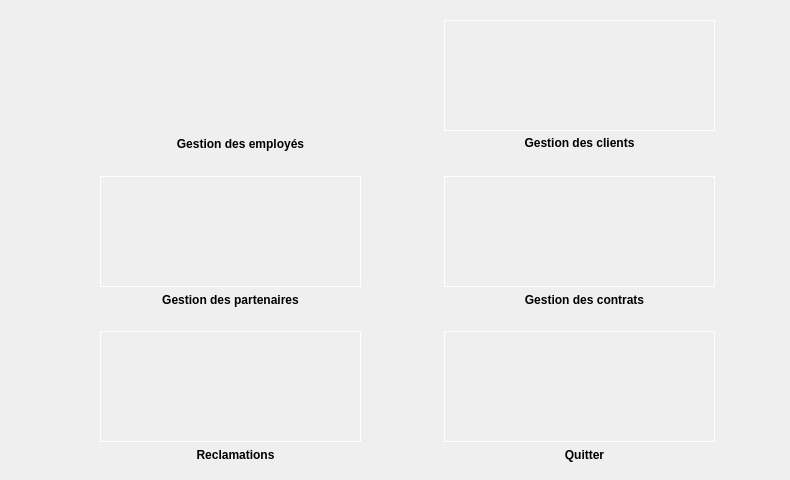
    <widget class="QWidget" name="page">
     <widget class="QWidget" name="gridLayoutWidget">
      <property name="geometry">
       <rect>
        <x>20</x>
        <y>10</y>
        <width>761</width>
        <height>461</height>
       </rect>
      </property>
      <layout class="QGridLayout" name="gridLayout">
       <item row="2" column="0">
        <widget class="QGroupBox" name="groupBox_4">
         <property name="styleSheet">
          <string notr="true">border: 1px solid transparent;</string>
         </property>
         <property name="title">
          <string/>
         </property>
         <widget class="QLabel" name="label_11">
          <property name="geometry">
           <rect>
            <x>80</x>
            <y>10</y>
            <width>261</width>
            <height>111</height>
           </rect>
          </property>
          <property name="styleSheet">
           <string notr="true">image: url(:/new/prefix1/ress/fichier.png);
border: 1px solid white;</string>
          </property>
          <property name="text">
           <string/>
          </property>
         </widget>
         <widget class="QPushButton" name="pushButton_5">
          <property name="geometry">
           <rect>
            <x>140</x>
            <y>120</y>
            <width>151</width>
            <height>28</height>
           </rect>
          </property>
          <property name="styleSheet">
           <string notr="true">QPushButton{
font-weight: bold;
}

QPushButton:hover{
	padding: 0px 16px;


width: 86px;
height: 48px;
left: 1996px;
top: 64px;

/* Blue/50 */
background: white;
border-radius: 12px;

/* Button */

width: 54px;
height: 24px;

font-family: 'Inter';
font-style: normal;
font-weight: 800;
font-size: 15px;
line-height: 24px;
/* identical to box height, or 150% */

/* Base/100 */
}
</string>
          </property>
          <property name="text">
           <string>Reclamations</string>
          </property>
         </widget>
        </widget>
       </item>
       <item row="0" column="0">
        <widget class="QGroupBox" name="groupBox">
         <property name="styleSheet">
          <string notr="true">border: 1px solid transparent;</string>
         </property>
         <property name="title">
          <string/>
         </property>
         <widget class="QLabel" name="label_7">
          <property name="geometry">
           <rect>
            <x>80</x>
            <y>10</y>
            <width>261</width>
            <height>111</height>
           </rect>
          </property>
          <property name="styleSheet">
           <string notr="true">image: url(:/new/prefix1/ress/employe-heureux.png);
border: 1px solid white;

QLabel: {
border: 1px solid tranparent;}
QLabel : hover {
border: 5px solid white;
}</string>
          </property>
          <property name="text">
           <string/>
          </property>
         </widget>
         <widget class="QPushButton" name="pushButton">
          <property name="geometry">
           <rect>
            <x>120</x>
            <y>120</y>
            <width>201</width>
            <height>28</height>
           </rect>
          </property>
          <property name="styleSheet">
           <string notr="true">QPushButton{
font-weight: bold;
}

QPushButton:hover{
	padding: 0px 16px;


width: 86px;
height: 48px;
left: 1996px;
top: 64px;

/* Blue/50 */
background: white;
border-radius: 12px;

/* Button */

width: 54px;
height: 24px;

font-family: 'Inter';
font-style: normal;
font-weight: 800;
font-size: 15px;
line-height: 24px;
/* identical to box height, or 150% */

/* Base/100 */
}
</string>
          </property>
          <property name="text">
           <string>Gestion des employés</string>
          </property>
         </widget>
        </widget>
       </item>
       <item row="1" column="1">
        <widget class="QGroupBox" name="groupBox_5">
         <property name="styleSheet">
          <string notr="true">border: 1px solid transparent;</string>
         </property>
         <property name="title">
          <string/>
         </property>
         <widget class="QLabel" name="label_10">
          <property name="geometry">
           <rect>
            <x>40</x>
            <y>10</y>
            <width>271</width>
            <height>111</height>
           </rect>
          </property>
          <property name="styleSheet">
           <string notr="true">image: url(:/new/prefix1/ress/contracter.png);
border: 1px solid white;</string>
          </property>
          <property name="text">
           <string/>
          </property>
         </widget>
         <widget class="QPushButton" name="pushButton_4">
          <property name="geometry">
           <rect>
            <x>80</x>
            <y>120</y>
            <width>201</width>
            <height>28</height>
           </rect>
          </property>
          <property name="styleSheet">
           <string notr="true">QPushButton{
font-weight: bold;
}

QPushButton:hover{
	padding: 0px 16px;


width: 86px;
height: 48px;
left: 1996px;
top: 64px;

/* Blue/50 */
background: white;
border-radius: 12px;

/* Button */

width: 54px;
height: 24px;

font-family: 'Inter';
font-style: normal;
font-weight: 800;
font-size: 15px;
line-height: 24px;
/* identical to box height, or 150% */

/* Base/100 */
}
</string>
          </property>
          <property name="text">
           <string>Gestion des contrats</string>
          </property>
         </widget>
        </widget>
       </item>
       <item row="2" column="1">
        <widget class="QGroupBox" name="groupBox_7">
         <property name="styleSheet">
          <string notr="true">border: 1px solid transparent;</string>
         </property>
         <property name="title">
          <string/>
         </property>
         <widget class="QLabel" name="label_12">
          <property name="geometry">
           <rect>
            <x>40</x>
            <y>10</y>
            <width>271</width>
            <height>111</height>
           </rect>
          </property>
          <property name="styleSheet">
           <string notr="true">image: url(:/new/prefix1/ress/se-deconnecter.png);
border: 1px solid white;</string>
          </property>
          <property name="text">
           <string/>
          </property>
         </widget>
         <widget class="QPushButton" name="pushButton_6">
          <property name="geometry">
           <rect>
            <x>130</x>
            <y>120</y>
            <width>101</width>
            <height>28</height>
           </rect>
          </property>
          <property name="styleSheet">
           <string notr="true">QPushButton{
font-weight: bold;
}

QPushButton:hover{
	padding: 0px 16px;


width: 86px;
height: 48px;
left: 1996px;
top: 64px;

/* Blue/50 */
background: white;
border-radius: 12px;

/* Button */

width: 54px;
height: 24px;

font-family: 'Inter';
font-style: normal;
font-weight: 800;
font-size: 15px;
line-height: 24px;
/* identical to box height, or 150% */

/* Base/100 */
}
</string>
          </property>
          <property name="text">
           <string>Quitter</string>
          </property>
         </widget>
        </widget>
       </item>
       <item row="1" column="0">
        <widget class="QGroupBox" name="groupBox_3">
         <property name="styleSheet">
          <string notr="true">border: 1px solid transparent;</string>
         </property>
         <property name="title">
          <string/>
         </property>
         <widget class="QLabel" name="label_9">
          <property name="geometry">
           <rect>
            <x>80</x>
            <y>10</y>
            <width>261</width>
            <height>111</height>
           </rect>
          </property>
          <property name="styleSheet">
           <string notr="true">image: url(:/new/prefix1/ress/partenaire.png);
border: 1px solid white;</string>
          </property>
          <property name="text">
           <string/>
          </property>
         </widget>
         <widget class="QPushButton" name="pushButton_3">
          <property name="geometry">
           <rect>
            <x>110</x>
            <y>120</y>
            <width>201</width>
            <height>28</height>
           </rect>
          </property>
          <property name="styleSheet">
           <string notr="true">QPushButton{
font-weight: bold;
}

QPushButton:hover{
	padding: 0px 16px;


width: 86px;
height: 48px;
left: 1996px;
top: 64px;

/* Blue/50 */
background: white;
border-radius: 12px;

/* Button */

width: 54px;
height: 24px;

font-family: 'Inter';
font-style: normal;
font-weight: 800;
font-size: 15px;
line-height: 24px;
/* identical to box height, or 150% */

/* Base/100 */
}
</string>
          </property>
          <property name="text">
           <string>Gestion des partenaires</string>
          </property>
         </widget>
        </widget>
       </item>
       <item row="0" column="1">
        <widget class="QGroupBox" name="groupBox_2">
         <property name="styleSheet">
          <string notr="true">border: 1px solid transparent;</string>
         </property>
         <property name="title">
          <string/>
         </property>
         <widget class="QLabel" name="label_8">
          <property name="geometry">
           <rect>
            <x>40</x>
            <y>10</y>
            <width>271</width>
            <height>111</height>
           </rect>
          </property>
          <property name="styleSheet">
           <string notr="true">image: url(:/new/prefix1/ress/client.png);
border: 1px solid white;</string>
          </property>
          <property name="text">
           <string/>
          </property>
         </widget>
         <widget class="QPushButton" name="pushButton_2">
          <property name="geometry">
           <rect>
            <x>90</x>
            <y>117</y>
            <width>171</width>
            <height>31</height>
           </rect>
          </property>
          <property name="styleSheet">
           <string notr="true">QPushButton{
font-weight: bold;
}

QPushButton:hover{
	padding: 0px 16px;


width: 86px;
height: 48px;
left: 1996px;
top: 64px;

/* Blue/50 */
background: white;
border-radius: 12px;

/* Button */

width: 54px;
height: 24px;

font-family: 'Inter';
font-style: normal;
font-weight: 800;
font-size: 15px;
line-height: 24px;
/* identical to box height, or 150% */

/* Base/100 */
}
</string>
          </property>
          <property name="text">
           <string>Gestion des clients</string>
          </property>
         </widget>
        </widget>
       </item>
      </layout>
     </widget>
    </widget>
